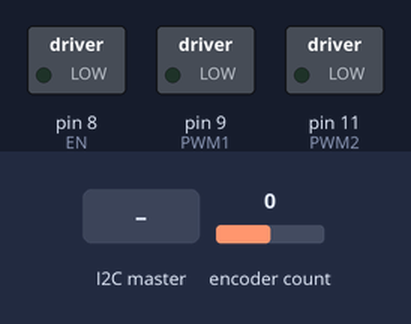
A sketch run on a simulated Arduino Uno, built with avr-gcc and run on an emulated ATmega328P. Parts: switched loads named in the sketch (green lamp = pin HIGH). The inputs (shaded band) are chosen by the test bench; at power-on: encoder count 0. What the sketch prints to the serial monitor is not drawn.

Above: at 1.2 s.
1.3 s: the I2C master sends the byte 1
At 2.7 s:
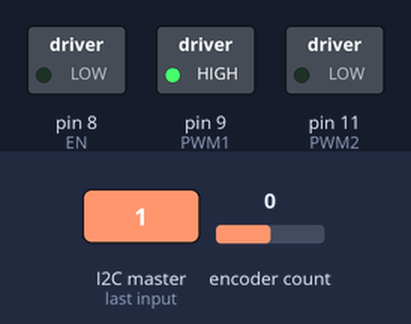
Timing chart, 0 to 4.3 s (numbered marks = the images above; inputs shaded):
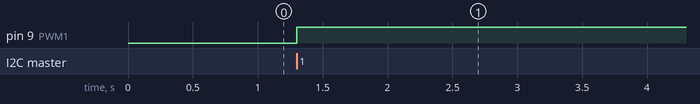

Measured:
- after the input at 1.3 s, pin 9 (PWM1): LOW → HIGH at once

The sketch:

slave_R_receiver.ino
```cpp
#include <Wire.h>

void setup()
{
  Wire.begin('R');                // join i2c bus with address #4
  Wire.onReceive(getI2C_Data); // register event
  motorInitial();
}

void loop()
{
  Motor();
}
```

Motor.ino
```cpp
#define ENCODER_USE_INTERRUPTS
#define _RIGHT
#define _PID
/*
本次只有傳送pluse 給 Matlab 剩下運算在電腦端
*/
#include <Encoder.h>
#include <TimerOne.h>
#include <TimerThree.h>

#define PWM1 9
#define PWM2 11
#define EN 8
#define CYCLE_PLUSE 17408.0
#define CYCLE_DEGREE 360.0
#define PluseToCycle(pluse) (pluse/CYCLE_PLUSE)
#define PluseToDegree(pluse) (pluse/CYCLE_PLUSE)*CYCLE_DEGREE
#define MinPWM 200 //MAX 1023

Encoder Enc(0, 1);

volatile static long oldPosition  = -999;
volatile static long newPosition  = 0;
volatile static bool flag;

volatile long pluse;
volatile long last_pluse;
struct _data {
  volatile int target = 2048;
} data;

static long err = 0;
static long totalErr = 0;

void motorInitial() {
  pinMode(PWM1, OUTPUT);
  pinMode(EN, OUTPUT);
  pinMode(PWM2, OUTPUT);
  digitalWrite(PWM1, LOW);
  digitalWrite(PWM2, LOW);
  digitalWrite(EN, LOW);
  Timer1.initialize(250);  // 0.25 ms 5khz
  Timer3.initialize(10000); // 10ms = 0.01 s

  Timer1.attachInterrupt(getEncoder);
  Timer3.attachInterrupt(getRpm);

  Serial.begin(115200);
}

void Motor() {
  static long initialMillis = 0;
  static long errMillis = 0;
  static int target = 0;
  static int power = 0;
  while (data.target == 2048) {
    initialMillis = millis();
     err = 0;
    totalErr = 0;
  }
  errMillis = millis() - initialMillis;
  target = data.target;
  if (target == 2048)
    target = 0;
  #ifdef _PID
  power = PID(pluse,target);
  #endif
  #ifdef NO_PID
  power = target;
  #endif
  if (power > 0) {
    #ifdef _LEFT
    Timer1.pwm(PWM1, abs(power));
    Timer1.pwm(PWM2, 0);
    #endif
    #ifdef _RIGHT
    Timer1.pwm(PWM1, 0);
    Timer1.pwm(PWM2, abs(power));
    #endif
  }
  else {
    #ifdef _LEFT
    Timer1.pwm(PWM1, 0);
    Timer1.pwm(PWM2, abs(power));
    #endif
    #ifdef _RIGHT
    Timer1.pwm(PWM1, abs(power));
    Timer1.pwm(PWM2, 0);
    #endif
  }
  Serial.print((double)errMillis / 1000.0,4);
  Serial.print('\t');
  Serial.print(pluse);
  Serial.print('\t');
  Serial.print(target);
  Serial.print('\t');
  Serial.println(power);
}
void getRpm() {
  static unsigned char times = 0;
  Timer3.detachInterrupt();
  #ifdef _LEFT
  pluse = (newPosition) - (oldPosition);//Right Side Need to Add a Negative
  #endif
  #ifdef _RIGHT
  pluse = -((newPosition) - (oldPosition));
  #endif
  if (abs(pluse - last_pluse) > 100) {
    pluse = last_pluse;
  }
  oldPosition = newPosition;
  last_pluse = pluse;
  Timer3.attachInterrupt(getRpm);
}
void getEncoder() {
  Timer1.detachInterrupt();
  newPosition = Enc.read();
  Timer1.attachInterrupt(getEncoder);
}
void getI2C_Data(int x) {
  void *p = &data;
  size_t dataSize = sizeof(data);
  while (Wire.available()) // loop through all but the last
  {
    for (int i = 0; i < dataSize; i++) {
      *((uint8_t*)p + i) = Wire.read();
    }
  }
}
```

PID.ino
```cpp
int PID(long now,long target) {
  const double P = 8.37102473739589;
  const double I = (0.304850877507874);//積分需要乘上固定的時間去積分304.850877507874

  static double U = 0;
  totalErr += err;
  err = target - now;
  U = round((err) * P + (totalErr) * I);
  U = constrain(U, -1023.0, 1023.0);
  return (int)U;
}
```
